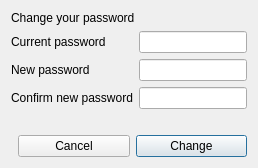
<?xml version="1.0" encoding="UTF-8"?>
<ui version="4.0">
 <class>QtChangePasswordDialog</class>
 <widget class="QDialog" name="QtChangePasswordDialog">
  <property name="windowTitle">
   <string>Change password</string>
  </property>
  <property name="modal">
   <bool>true</bool>
  </property>
  <layout class="QVBoxLayout" name="rootLayout">
   <item>
    <widget class="QLabel" name="headingLabel">
     <property name="text">
      <string>Change your password</string>
     </property>
    </widget>
   </item>
   <item>
    <layout class="QFormLayout" name="formLayout">
     <item row="0" column="0">
      <widget class="QLabel" name="currentLabel">
       <property name="text">
        <string>Current password</string>
       </property>
      </widget>
     </item>
     <item row="0" column="1">
      <widget class="QLineEdit" name="currentEdit">
       <property name="echoMode">
        <enum>QLineEdit::Password</enum>
       </property>
      </widget>
     </item>
     <item row="1" column="0">
      <widget class="QLabel" name="newLabel">
       <property name="text">
        <string>New password</string>
       </property>
      </widget>
     </item>
     <item row="1" column="1">
      <widget class="QLineEdit" name="newEdit">
       <property name="echoMode">
        <enum>QLineEdit::Password</enum>
       </property>
      </widget>
     </item>
     <item row="2" column="0">
      <widget class="QLabel" name="confirmLabel">
       <property name="text">
        <string>Confirm new password</string>
       </property>
      </widget>
     </item>
     <item row="2" column="1">
      <widget class="QLineEdit" name="confirmEdit">
       <property name="echoMode">
        <enum>QLineEdit::Password</enum>
       </property>
      </widget>
     </item>
    </layout>
   </item>
   <item>
    <widget class="QLabel" name="errorLabel">
     <property name="text">
      <string/>
     </property>
     <property name="visible">
      <bool>false</bool>
     </property>
    </widget>
   </item>
   <item>
    <layout class="QHBoxLayout" name="buttonRow">
     <item>
      <spacer name="buttonSpacer">
       <property name="orientation">
        <enum>Qt::Horizontal</enum>
       </property>
      </spacer>
     </item>
     <item>
      <widget class="QPushButton" name="cancelButton">
       <property name="text">
        <string>Cancel</string>
       </property>
      </widget>
     </item>
     <item>
      <widget class="QPushButton" name="changeButton">
       <property name="text">
        <string>Change</string>
       </property>
       <property name="default">
        <bool>true</bool>
       </property>
      </widget>
     </item>
    </layout>
   </item>
  </layout>
 </widget>
 <resources/>
 <connections/>
</ui>
